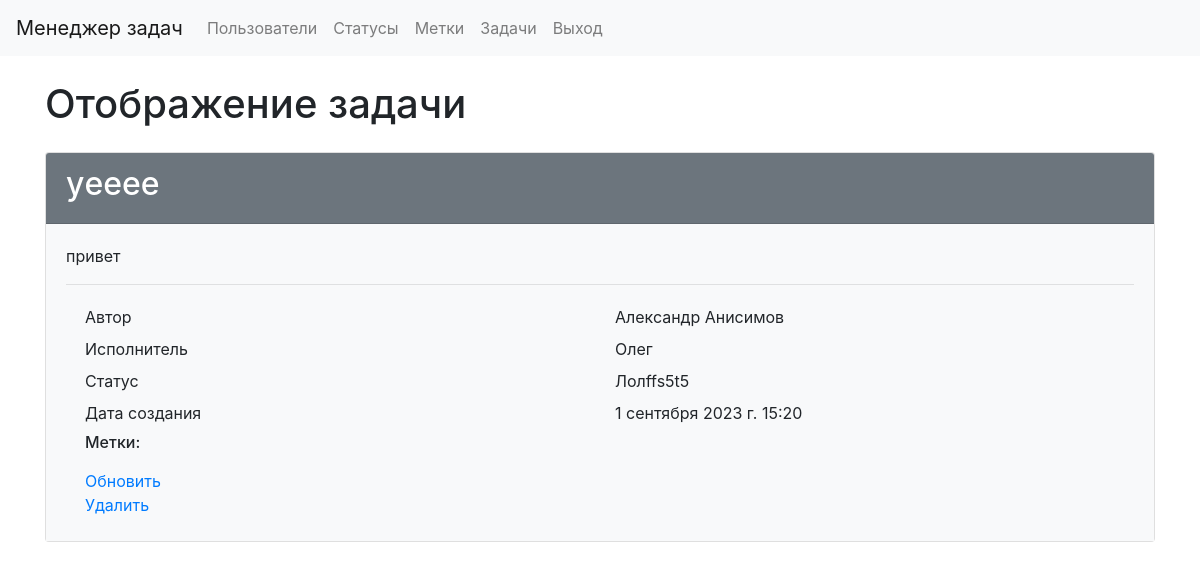
Page /tasks/3/ (signed in) on the committed database.
### tasks/models.py (models this page shows, shortened)
class Task(models.Model):
    creator = models.ForeignKey(
        CustomUsers,
        on_delete=models.RESTRICT,
        verbose_name="Создатель",
        related_name="creator"
    )
    name = models.CharField(max_length=255, verbose_name="Название")
    description = models.TextField(blank=True, verbose_name="Описание")
    status = models.ForeignKey(
        Status,
        on_delete=models.RESTRICT,
        verbose_name="Статус"
    )
    executor = models.ForeignKey(
        CustomUsers,
        blank=True,
        null=True,
        on_delete=models.RESTRICT,
        verbose_name="Исполнитель"
    )
    labels = models.ManyToManyField(Label, blank=True, verbose_name="Метка")
    created_at = models.DateTimeField(
        auto_now_add=True,
        verbose_name="Время создания"
    )
    updated_at = models.DateTimeField(
        auto_now=True,
        verbose_name="Время изменения"
    )

### users/models.py (models this page shows, shortened)
class CustomUsers(AbstractUser):
    first_name = models.CharField(max_length=255, default="")
    last_name = models.CharField(max_length=255, default="")
    def __str__(self):
        return self.first_name

### statuses/models.py (models this page shows, shortened)
class Status(models.Model):
    name = models.CharField(
        max_length=100,
        db_index=True,
        verbose_name="Статус"
    )
    created_at = models.DateTimeField(
        auto_now_add=True,
        verbose_name="Время создания"
    )
    updated_at = models.DateTimeField(
        auto_now=True,
        verbose_name="Время изменения"
    )
    def __str__(self):
        return self.name
    class Meta:
        verbose_name = 'Статус'
        verbose_name_plural = 'Статусы'
        ordering = ['id']

### tasks/views.py (the view)
# urls.py: path('<int:pk>/', TaskPage.as_view(), name="task_page"),
class TaskPage(LoginRequiredMixin, DataMixin, DetailView):
    model = Task
    template_name = "tasks/task_page.html"
    context_object_name = 'task'
    def get_context_data(self, *, object_list=None, **kwargs):
        context = super().get_context_data(**kwargs)
        c_def = self.get_user_context(title=_("Task page"))
        return context | c_def

### task_manager/utils.py (called while the page is built)
    def get_user_context(self, **kwargs):
        context = kwargs
        user_menu = menu.copy()
        if self.request.user.is_authenticated:
            user_menu.pop(4)
            user_menu.pop(4)
        if not self.request.user.is_authenticated:
            user_menu.pop(1)
            user_menu.pop(1)
            user_menu.pop(1)
            user_menu.pop(3)
        context['menu'] = user_menu
        return context

### task_manager/templates/tasks/task_page.html (shortened to what this page needs)
{% extends 'layout.html' %}
{% load bootstrap4 %}
{% block content %}
{% load i18n %}
<div class="container wrapper flex-grow-1">
    <h1 class="my-4"> {% trans "Task view" %} </h1>
    <div class="card">
        <div class="card-header bg-secondary text-white">
            <h2>{{ task.name }}</h2>
        </div>
        <div class="card-body bg-light">
            <p> {{ task.description }}
            <hr>
            <div class="container">
                <div class="row p-1">
                    <div class="col">{% trans "Author" %}</div>
                    <div class="col"> {{ task.creator.first_name }} {{ task.creator.last_name }}</div>
                </div>
                <div class="row p-1">
                    <div class="col">{% trans "Executor" %}</div>
                    <div class="col"> {{ task.executor }} </div>
                </div>
                <div class="row p-1">
                    <div class="col">{% trans "Status" %}</div>
                    <div class="col"> {{ task.status }} </div>
                </div>
                <div class="row p-1">
                    <div class="col">{% trans "Creation date" %}</div>
                    <div class="col"> {{ task.created_at }} </div>
                </div>
                <div class="row p-1">
                    <div class="col">
                      <h6>{% trans "Labels" %}:</h6>
                    </div>
                  </div>
                <div class="row p-1">
                    <div class="col">
                        <a href="{% url "task_update" task.id %}"> {% trans "Update" %} </a>
                        <br>
                        <a href="{% url "task_delete" task.id %}"> {% trans "Delete" %} </a>
                    </div>
                  </div>
</div>
{% endblock %}

### rows in the picture
Task: name "уeeee", description "привет", creator.first_name "Александр", creator.last_name "Анисимов", executor "Олег", status "Лолffs5t5", created_at "1 сентября 2023 г. 15:20"

### other values in the picture
{{ menu_tag.title }} "Пользователи" "Статусы" "Метки" "Задачи" "Выход"
